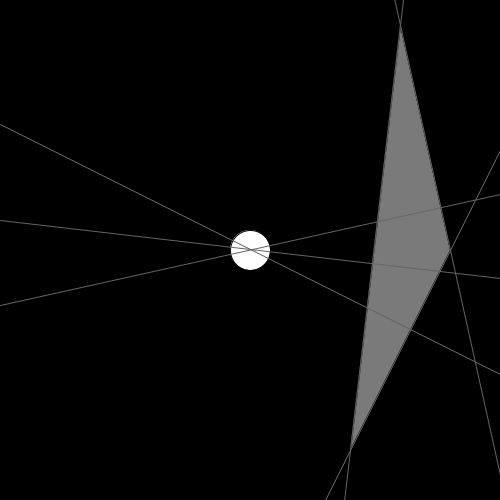
Frame 1 (no input)
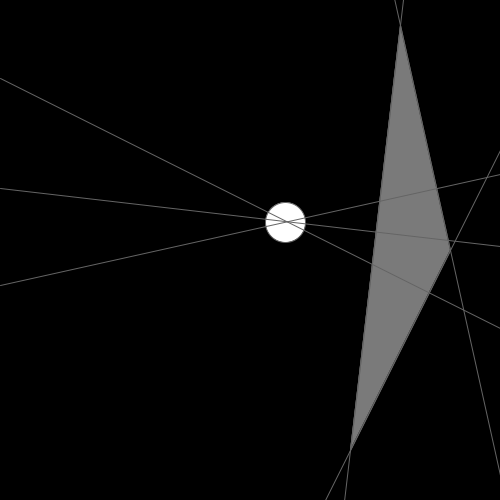
Frame 60 (the mouse pressed at the canvas centre just before this capture)
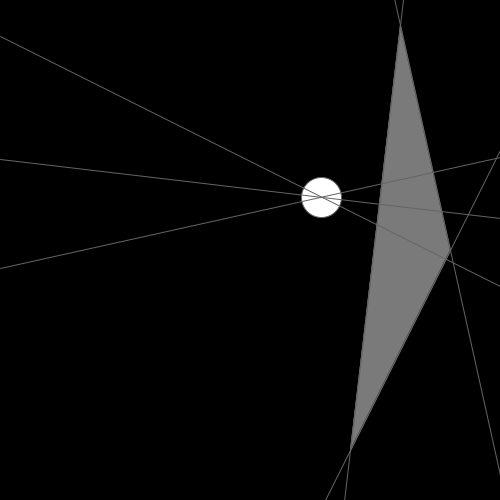
Frame 120 (the mouse held since frame 60 and released just before this capture)

The Processing sketch that drew these frames (run headless with seeded random() and noise(); from frame 60 on, the mouse is pressed at the canvas centre):

// Processing sketch: Triangle_Circle_collide
// ── Triangle_Circle_collide.pde
Circle c = new Circle();
Triangle t = new Triangle(400, 25, 450, 250, 350, 450);

void setup() {
  size(500, 500);
  
  c.x = 250;
  c.y = 250;
  c.xs = .6;
  c.ys = -.5;
  c.r = 20;
}

void draw() {
  background(0);
  
  t.display(color(122));
  c.display(color(255));
  
  c.move();
  c.collide(t);
}

// ── Circle.pde
class Circle {
  float x, y, xs, ys, r;
  
  Circle() {
  }
  
  void display(color c) {
    fill(c);
    ellipse(x, y, r*2, r*2);
  }
  
  void move() {
    x+=xs;
    y+=ys;
    ys+=.001;
  }
  
  boolean collide(Triangle t) {
    // check each wall, "closest" first.
    // make useful vars first
    float m01, b01, m12, b12, m20, b20;
    m01 = (t.y[1]-t.y[0])/(t.x[1]-t.x[0]);
    b01 = t.y[0] - m01*t.x[0];
    m12 = (t.y[2]-t.y[1])/(t.x[2]-t.x[1]);
    b12 = t.y[1] - m12*t.x[1];
    m20 = (t.y[0]-t.y[2])/(t.x[0]-t.x[2]);
    b20 = t.y[2] - m20*t.x[2];
    
    float _m01, _b01, _m12, _b12, _m20, _b20; // _ denotes "prime," in this case, the perpendicular line that passes through the circle.
    _m01 = -1/m01;
    _b01 = this.y-_m01*this.x;
    _m12 = -1/m12;
    _b12 = this.y-_m12*this.x;
    _m20 = -1/m20;
    _b20 = this.y-_m20*this.x;
    
    stroke(100);
    
    line(0, b01, width, width*m01+b01);
    line(0, b12, width, width*m12+b12);
    line(0, b20, width, width*m20+b20);
    
    line(0, _b01, width, width*_m01+_b01);
    line(0, _b12, width, width*_m12+_b12);
    line(0, _b20, width, width*_m20+_b20);
    
    
    
    return false;
  }
}

// ── Triangle.pde
class Triangle {
  float cx, cy;
  float[] x, y;
  
  Triangle(float x1, float y1, float x2, float y2, float x3, float y3) {
    float[] _x = {x1, x2, x3};
    x = _x;
    float[] _y = {y1, y2, y3};
    y = _y;
    
    cx = (x1+x2+x3)/3.0;
    cy = (y1+y2+y3)/3.0;
  }
  
  void display(color c) {
    fill(c);
    triangle(x[0], y[0], x[1], y[1], x[2], y[2]);
  }
}
